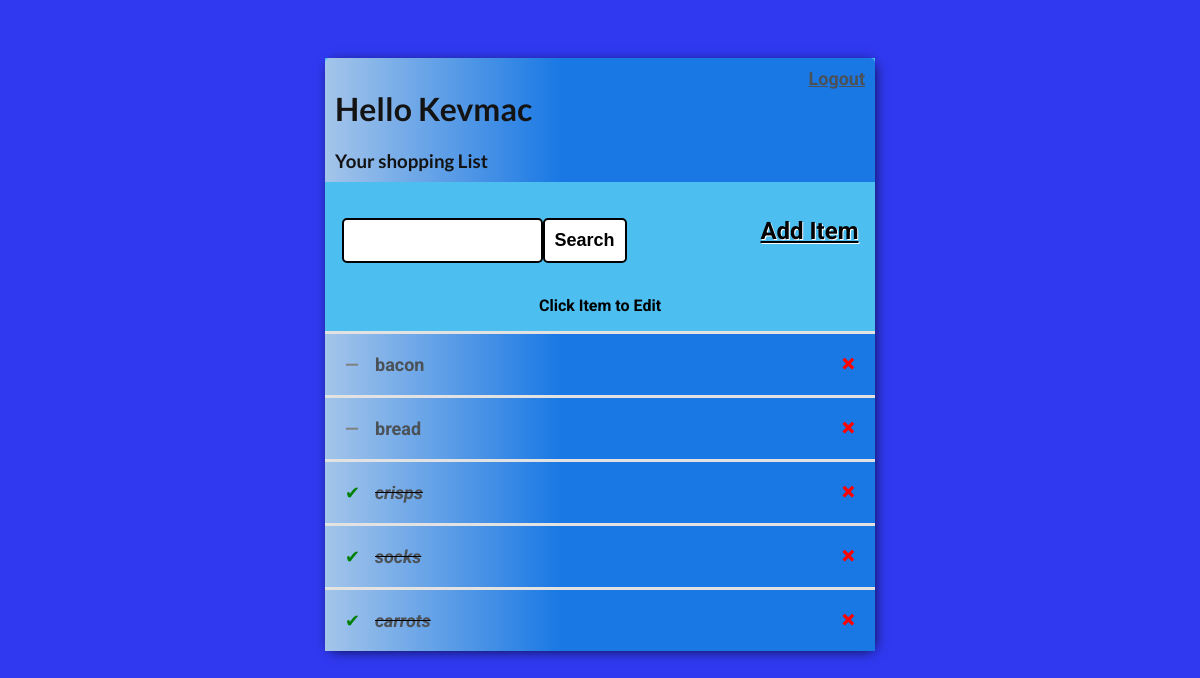
The app's page / (signed in), older data.
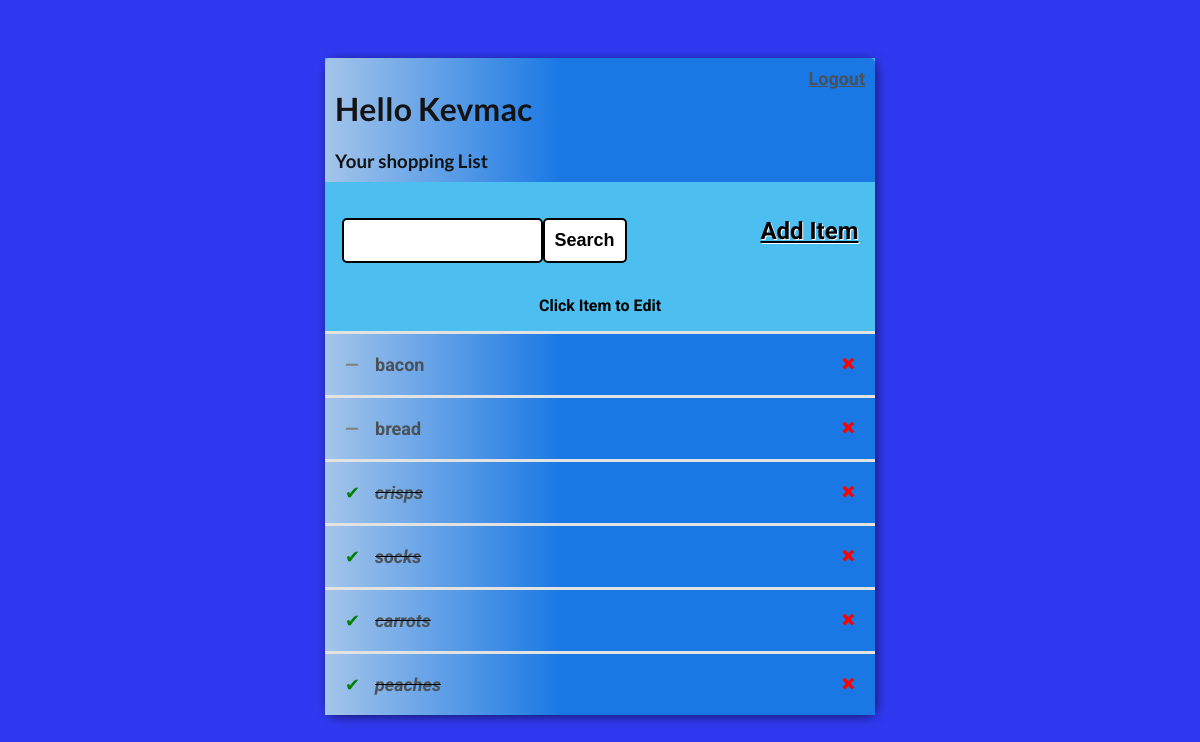
The same page, newer data.
### shop_app/models.py (models this page shows)
class Task(models.Model):
    user = models.ForeignKey(User, on_delete=models.CASCADE, null=True,
                             blank=True)
    title = models.CharField(max_length=100)
    description = models.TextField(null=True, blank=True)
    complete = models.BooleanField(default=False)
    created = models.DateTimeField(auto_now_add=True)
    def __str__(self):
        return self.title
    class Meta:
        ordering = ['complete']

### shop_app/views.py (the view)
# urls.py: path('', TaskList.as_view(), name='tasks'),
class TaskList(LoginRequiredMixin, ListView):
    model = Task
    context_object_name = 'tasks'
    def get_context_data(self, **kwargs):
        context = super().get_context_data(**kwargs)
        context['tasks'] = context['tasks'].filter(user=self.request.user)
        search_input = self.request.GET.get('Search-field') or ''
        if search_input:
            context['tasks'] = context['tasks'].filter(
                title__istartswith=search_input)
        context['search_input'] = search_input
        return context

### shop_app/templates/shop_app/task_list.html (shortened to what this page needs)
{% extends 'shop_app/main.html' %}
{% block content %}
<header>
<div class="header-bar">
    <div>
        <h1>Hello {{request.user|title}}</h1>
        <h3 style="margin:0">Your shopping List</h3>
    </div>
{% if request.user.is_authenticated %}
<a style="font-size: large" href="{% url 'logout' %}">Logout</a>
{% else %}
<a style="font-size: large" href="{% url 'login' %}">Login</a>
{% endif %}
</div>
</header>
<main>
<div id="search-add-wrapper">
    <form method="GET" style="margin-top: 20px; display:flex">
        <input type="text" name='Search-field' aria-label="Search" value="{{search_input}}">
        <input class="button" type="submit" value='Search' name="search-button">
    </form>
    <a id="add-link" href="{% url 'create-item' %}"> Add Item </a>
</div>
<p style="text-align:center; font-weight: bold; color: black"; >Click Item to Edit</p>
<div class="shop-items-wrapper">
    {% for task in tasks %}
        <div class="item-wrapper">
            {% if task.complete %}
            <div class="item-title">
                <div class="item-complete-icon">&#10004;</div>
                <i><s><a href="{% url 'edit-item' task.id %}">{{task}}</a></s></i>
            </div>
            <a title="Remove Item" class="remove-item" href="{% url 'remove-item' task.id %}">&#215;</a>
            {% else %}
            <div class="item-title">
                <div class="item-incomplete-icon">&#8212;</div>
                <a href="{% url 'edit-item' task.id %}">{{task}}</a>
            </div>
            <a title="Remove Item" class="remove-item" href="{% url 'remove-item' task.id %}">&#215;</a>
            {% endif %}
        </div>
        {% empty %}
        <h3>No more items in Shopping List</h3>
        {% endfor %}
</div>
</main>
{% endblock content %}

### shop_app/templates/shop_app/main.html (shortened to what this page needs)
<!DOCTYPE html>
<html lang="en">
<head>
</head>
<body>
    <div class="container">
        {%  block content  %}
        {%  endblock content  %}
    </div>
</body>
</html>

### shop_app/templates/shop_app/main.html (style rules this page uses)
body { background-color: rgb(48, 57, 240); font-family: 'Roboto', sans-serif; padding-top: 50px; }
h1, h2, h3, h4, h5, h6 { font-family: 'Lato', sans-serif; }
a, p { color: #4b5156; font-weight: bolder; }
.container { max-width: 550px; margin: auto; background-color: #4cbff0; -webkit-box-shadow: 2px 2px 13px -4px rgba(0, 0, 0, 1); box-shadow: 2px 2px 13px -4px rgba(0, 0, 0, 1); }
.header-bar { display:flex; justify-content: space-between; color:#141313; padding: 10px; border-radius: 5px 5px 0 0; background: linear-gradient(90deg, #a4c5ea 0%, #1978e4 43%, #1978e4 100%); }
.item-wrapper { display: flex; align-items: center; justify-content: space-between; padding: 20px; background: linear-gradient(90deg, #a4c5ea 0%, #1978e4 43%, #1978e4 100%); border-top: 3px solid rgb(226, 226, 226); }
.item-title { display: flex; font-size: large; }
.item-title a { text-decoration: none; color: #4b5156; margin-left: 10px; }
.item-complete-icon { height: 20px; width: 20px; color: green; }
.item-incomplete-icon { height: 20px; width: 20px; color: grey; font-weight: bold; }
.remove-item { text-decoration: none; font-weight: 900; color: red; font-size: 25px; line-height: 0; }
#search-add-wrapper { display: flex; justify-content: space-between; align-items: center; padding: 3%; }
#add-link { color: black; text-decoration: none; font-weight:700; text-shadow: 1px 1px white; text-decoration-line: underline; font-size: x-large; }
input[type=text], input[type=password], textarea { border: 2px solid black; border-radius: 5px; padding: 10px; width: 90%; }
.button { border: 2px solid black; background-color: white; color: black; padding: 10px; font-size: 14px; border-radius: 5px; cursor: pointer; text-decoration: none; font-weight: bolder; font-size: large; }

Row changes from the older to the newer data that the page shows:
added Task: title "peaches"
